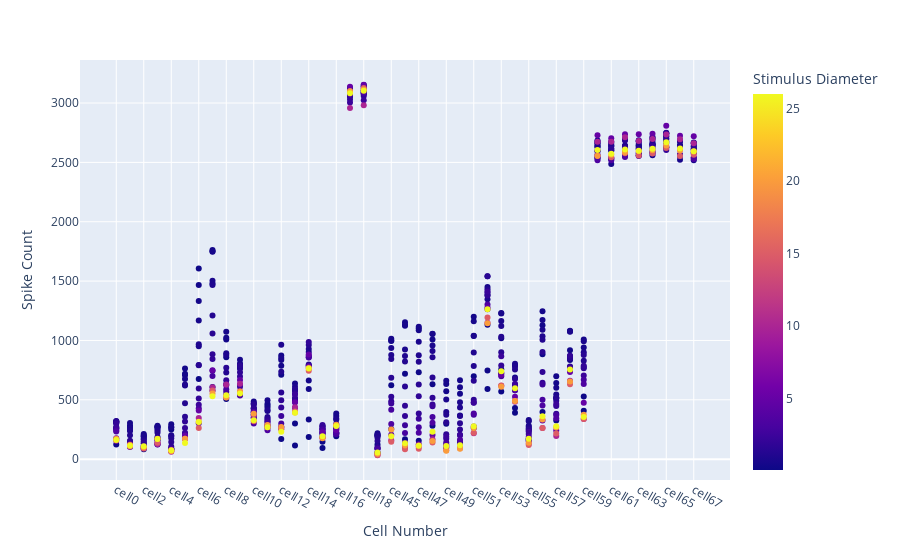

Notebook source saved alongside this figure:
### Code cell
fig = px.scatter(datadf,datadf["Cell Number"], datadf["Spike Count"],color =datadf['Stimulus Diameter'] )
fig.update_layout(
    autosize=True,)

fig.show()

### Figure 1 — Plotly figure (JSON) as saved in the notebook; plotly's stock layout.template omitted (floating-point values rounded to 4 significant figures; data arrays with more than 128 entries replaced by an {"elided": "..."} marker saying what was removed)
{"data": [{"hovertemplate": "Cell Number=%{x}<br>Spike Count=%{y}<br>Stimulus Diameter=%{marker.color}<extra></extra>", "legendgroup": "", "marker": {"color": {"elided": "817 float values"}, "coloraxis": "coloraxis", "symbol": "circle"}, "mode": "markers", "name": "", "orientation": "v", "showlegend": false, "type": "scatter", "x": {"elided": "817 str values"}, "xaxis": "x", "y": {"elided": "817 int values"}, "yaxis": "y"}], "layout": {"autosize": true, "coloraxis": {"colorbar": {"title": {"text": "Stimulus Diameter"}}, "colorscale": [[0, "#0d0887"], [0.1111, "#46039f"], [0.2222, "#7201a8"], [0.3333, "#9c179e"], [0.4444, "#bd3786"], [0.5556, "#d8576b"], [0.6667, "#ed7953"], [0.7778, "#fb9f3a"], [0.8889, "#fdca26"], [1, "#f0f921"]]}, "legend": {"tracegroupgap": 0}, "margin": {"t": 60}, "xaxis": {"anchor": "y", "domain": [0, 1], "title": {"text": "Cell Number"}}, "yaxis": {"anchor": "x", "domain": [0, 1], "title": {"text": "Spike Count"}}}}
